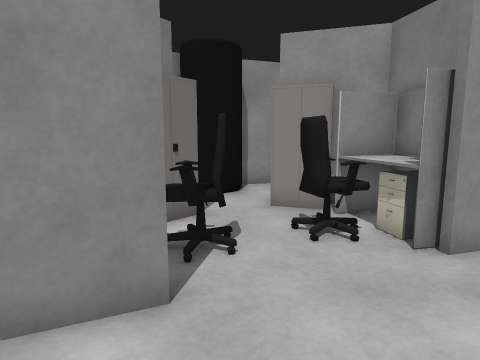
[1] (above)

22 first-person views from a walk through a world built for the Gazebo simulator. The camera is 1 m above the floor, tilts 8° down and sees 75° across. The floor is counted in squares, 0.5 m on a side. Each view is taken from the middle of a square. On the plan, view 1 faces up. The plan holds only what a view shows up to about 18 squares ahead; the rest is blank. The place goes on beyond the plan. Gazebo's built-in surfaces are drawn with simple patterns. Some stock models are drawn as simple stand-ins.

[2]
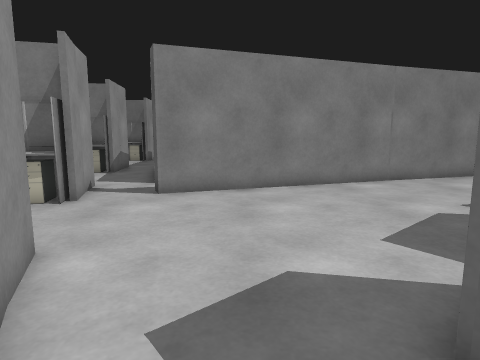

[3]
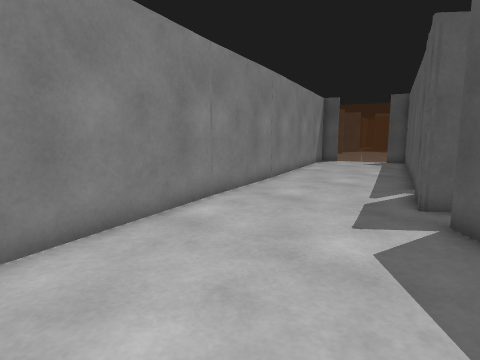

[4]
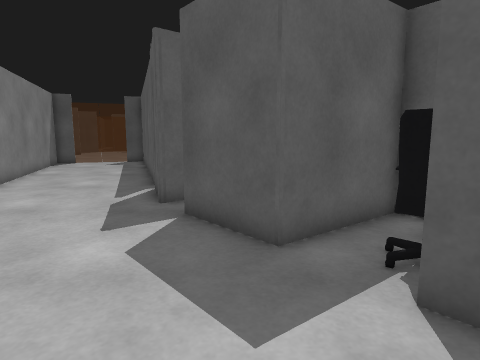

[5]
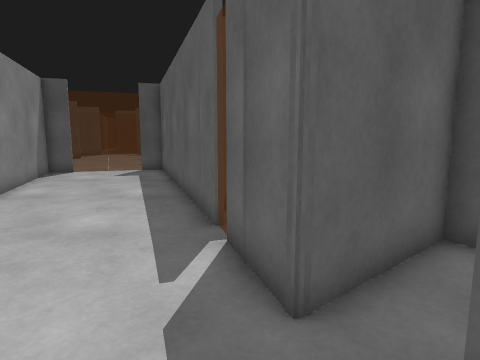

[6]
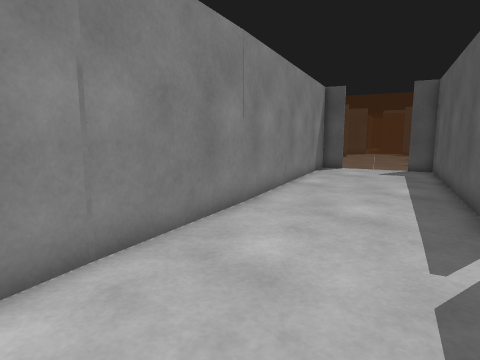

[7]
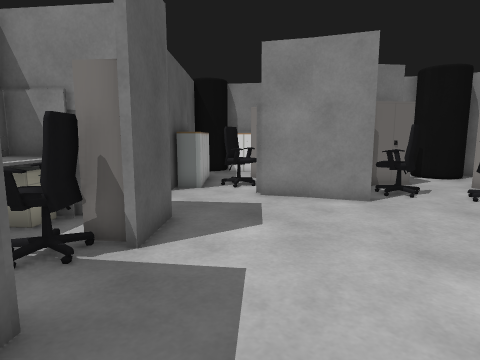

[8]
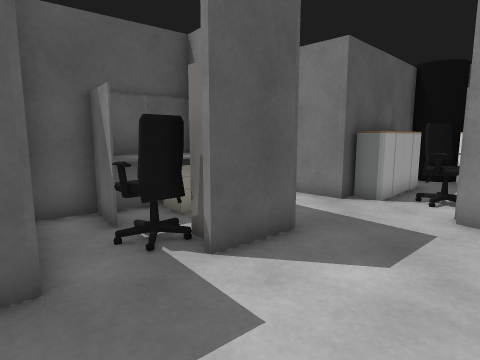

[9]
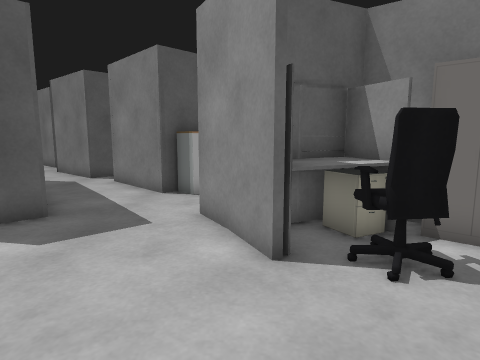

[10]
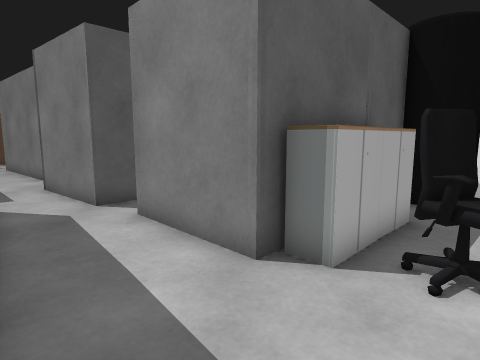

[11]
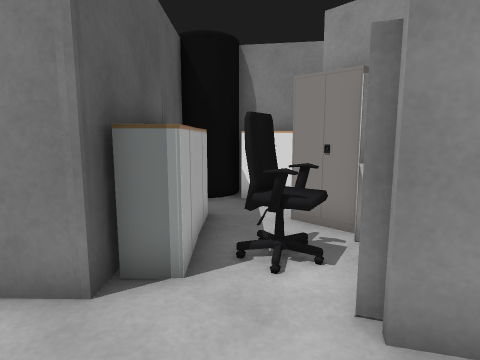

[12]
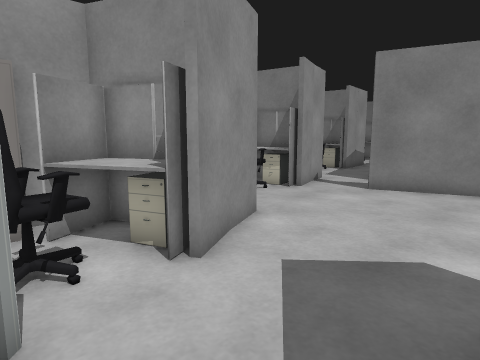

[13]
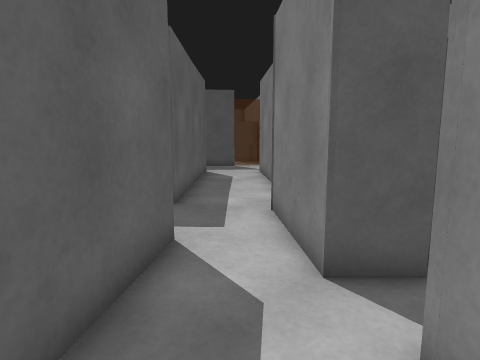

[14]
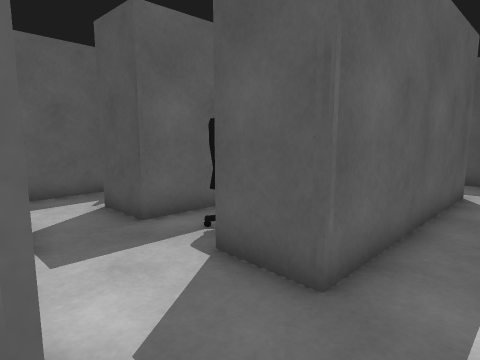

[15]
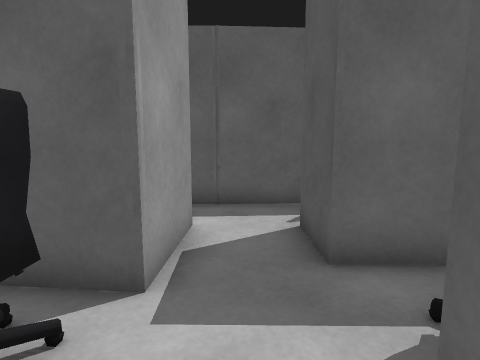

[16]
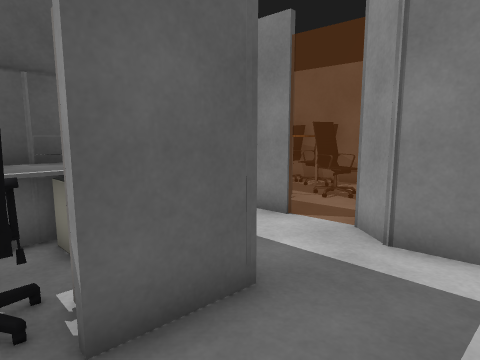

[17]
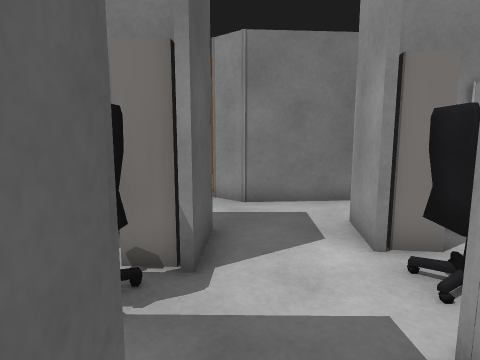

[18]
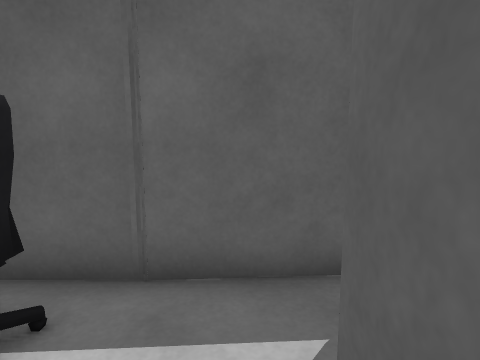

[19]
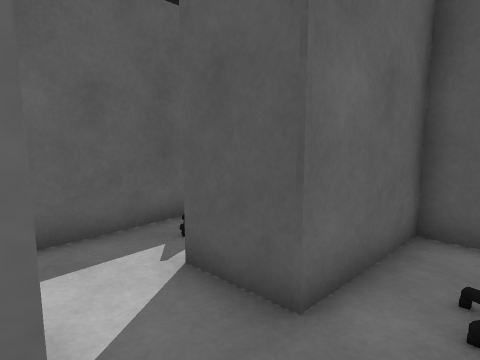

[20]
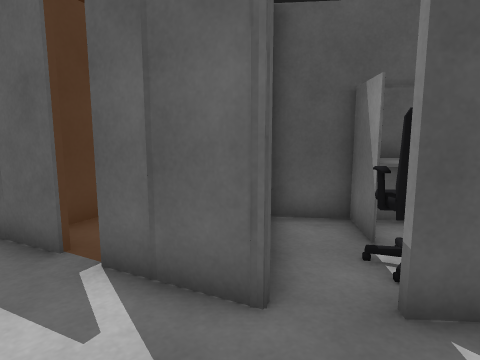

[21]
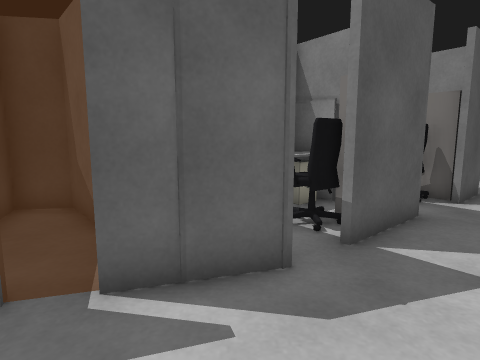

[22]
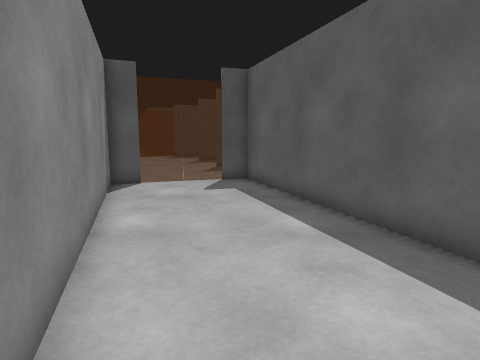

### Floor plan
Points are (right, up) in squares from view 1. A wall is a line through its corners. A room is listed if a view was taken in it or the views show most of it. See-through windows are left out.
Room 1 (views 1, 3, 4, 5, 6, 7, 8, 10, 11, 20, 21, 22)
walls: (2.4, -9.2) (3.2, -11.6); (3.5, -12.8) (7.4, -24.9) (8.9, -24.4); (9.8, -11.7) (4.8, 2.8); (2, -14.9) (3.4, -14.4); (0, -13.3) (-1.6, -14.7); (-0.8, -5.4) (1.5, -8); (-3.6, -1.8) (-2.1, -3.5); (-0.9, 3.5) (-4.1, 2.1); (12.4, -23.1) (13.4, -22.8) (9.5, -11.6)
ways out: opening at (-3.5, 0) to room 2; opening at (2, 3) to room 3; opening at (11, -26.7)
Room 2 (views 2, 12, 13)
walls: (-7.2, 0.6) (-6.9, 0.3) (-9.9, -2.7); (-9.2, -6.2) (-7, -4.4)
ways out: opening at (-3.5, 0) to room 1; opening at (-10, -5) to room 4; opening at (-6.5, 2) to room 6
objects: cabinet (-7, 1) to (-7, 2)
Room 3 (view 9)
walls: (6.4, 6) (3.5, 5.1); (4.8, 2.8) (5.5, 3.2); (4.8, 5.9) (4.6, 6.5); (4.2, 8.3) (4.1, 8.9) (2.4, 9.4); (12.4, 7.1) (11.4, 7); (-1.8, 8.8) (-3.9, 6) (-3, 4); (-3.5, 4.6) (-4.1, 5.9)
ways out: opening at (2, 3) to room 1
objects: other object (-3, 4) to (-1, 6); cabinet (-2, 7) to (-1, 8); office chair (-1, 5) to (0, 6); office chair (1, 6) to (2, 7); cabinet (1, 8) to (2, 9); other object (3, 5) to (4, 8); other object (11, 7) to (11, 8)
Room 4 (views 14, 15)
walls: (-15.9, -8.7) (-19.5, -12.8); (-9, -8.7) (-10.3, -7.1) (-9.2, -6.2); (-18.2, -16) (-12.1, -9.8) (-10.5, -11.4); (-10.8, -4.1) (-13.5, -7.3) (-14.9, -7.4)
ways out: opening at (-10, -5) to room 2; opening at (-9, -11) to room 5; opening at (-10, -12) to room 7; opening at (-19, -16); opening at (-16.5, -8)
Room 5 (views 16, 17, 18, 19)
walls: (-2.1, -10.4) (-0.9, -11.9) (2.4, -9.2); (-5.6, -12.9) (-7.5, -10.8) (-6.8, -10.2); (-2.4, -7) (-3.9, -8.2); (-5.1, -16.1) (-2.8, -13.5); (-8.7, -13.3) (-7.1, -14.8); (-8.7, -13.4) (-8.1, -14.1)
ways out: opening at (-9, -11) to room 4; opening at (-6, -15)
objects: office chair (-5, -14) to (-4, -12); other object (-3, -10) to (-1, -8); office chair (-1, -9) to (0, -8); cabinet (-1, -8) to (0, -7)
Room 6 (no view inside)
walls: (-4.1, 5.9) (-6.5, 6.1); (-10.6, 4) (-8.3, 1.7); (-3, 3.5) (-3.5, 4.6)
ways out: opening at (-6.5, 2) to room 2; opening at (-9.3, 6)
objects: cabinet (-9, 2) to (-8, 4); office chair (-7, 3) to (-5, 4); cabinet (-7, 5) to (-6, 6); other object (-5, 3) to (-4, 5)
Room 7 (no view inside)
walls: (-12.3, -15.3) (-11.5, -16.1) (-8.7, -13.3)
ways out: opening at (-10, -12) to room 4
objects: other object (-14, -14) to (-13, -13); office chair (-12, -14) to (-10, -13); cabinet (-12, -12) to (-11, -11)

Where each view was taken, in squares from view 1:
view 1: 0 up, 0 right, facing up
view 2: 0 up, 6 left, facing right
view 3: 0 up, 0 right, facing down-right
view 4: 0 up, 0 right, facing down
view 5: 6 down, 3 right, facing down
view 6: 5 down, 3 right, facing down-right
view 7: 6 down, 3 right, facing up-left
view 8: 3 down, 3 right, facing left
view 9: 3 up, 4 right, facing left
view 10: 0 up, 2 left, facing left
view 11: 1 down, 3 left, facing up-left
view 12: 2 down, 7 left, facing up-right
view 13: 2 down, 7 left, facing down-left
view 14: 6 down, 11 left, facing down
view 15: 9 down, 11 left, facing down-right
view 16: 10 down, 8 left, facing left
view 17: 14 down, 7 left, facing up-left
view 18: 13 down, 8 left, facing down-right
view 19: 10 down, 8 left, facing down
view 20: 7 down, 5 right, facing down-left
view 21: 10 down, 7 right, facing left
view 22: 10 down, 8 right, facing down
